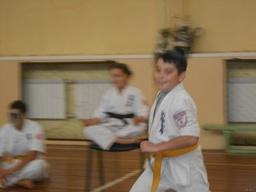
#> input picture react teach/mvp teach/my-node-project/Жаринов/7/boy.jpg, 256 x 192 px, shrunk from 1280 x 960 before the run
$ python 33.py
#> lines starting #> are read from the running program, lines starting #| are printed output that depends on the picture
import cv2
from skimage import restoration
import numpy as np
import matplotlib.pyplot as plt

# Параметры
image_path = 'boy.jpg'  # Путь к изображению
mask_sizes = [7, 9, 11, 13, 15]  # Размеры масок
mask_angles = [-30, -60, -90, -120, -150]  # Углы размаза в градусах
noise_variances = [0.05, 0.1, 0.15, 0.2, 0.25]  # Уровни шума

# Функция, создающая маску:
# size - размер маски в пикселях,
# angle - направление размазывания в градусах
def blur_mask(size, angle):
    k = np.zeros((size, size), dtype=np.float32)
    k[(size - 1) // 2, :] = np.ones(size, dtype=np.float32)
    k = cv2.warpAffine(k,
                       cv2.getRotationMatrix2D((size / 2 - 0.5, size / 2 - 0.5),
                                                angle, 1.0),
                       (size, size))
    k = k / np.sum(k)  # Нормировка
    return k

# Чтение входного изображения
input_image = cv2.imread(image_path)
#> input_image is the input picture: shape (192, 256, 3); mean B, G, R 87.2, 116.8, 136.2

# Нормировка данных изображения и перевод во float
input_image = input_image.astype(np.float32) / 255.

# Создание фигуры для визуализации
fig, axes = plt.subplots(len(mask_sizes), len(mask_angles), figsize=(20, 20))

# Обработка по комбинациям параметров
for i, mask_size in enumerate(mask_sizes):
    for j, mask_angle in enumerate(mask_angles):
        for k, noise_variance in enumerate(noise_variances):
            # Задаем искажающую маску в виде матрицы
            PSF_blur = blur_mask(size=mask_size, angle=mask_angle)

            # Двумерная инверсная винеровская фильтрация
            image_deblur = input_image.copy()

            # Обработка по трем цветовым каналам раздельно
            image_deblur[:, :, 0] = restoration.wiener(input_image[:, :, 0], PSF_blur, noise_variance)
            image_deblur[:, :, 1] = restoration.wiener(input_image[:, :, 1], PSF_blur, noise_variance)
            image_deblur[:, :, 2] = restoration.wiener(input_image[:, :, 2], PSF_blur, noise_variance)

            # Ограничение и денормировка
            image_deblur = np.clip(image_deblur, 0., 1.)
            image_deblur = (image_deblur * 255.).astype(np.uint8)

            # Визуализация (исходное изображение, восстановленное и маска)
            ax = axes[i, j]
            ax.imshow(cv2.cvtColor(image_deblur, cv2.COLOR_BGR2RGB))
            ax.set_title(f'Size: {mask_size}, Angle: {mask_angle}, Noise: {noise_variance}')
            ax.axis('off')
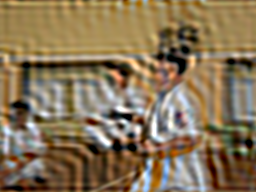
#> image_deblur: shape (192, 256, 3); mean B, G, R 87.3, 116.4, 135.9

plt.tight_layout()
plt.show()
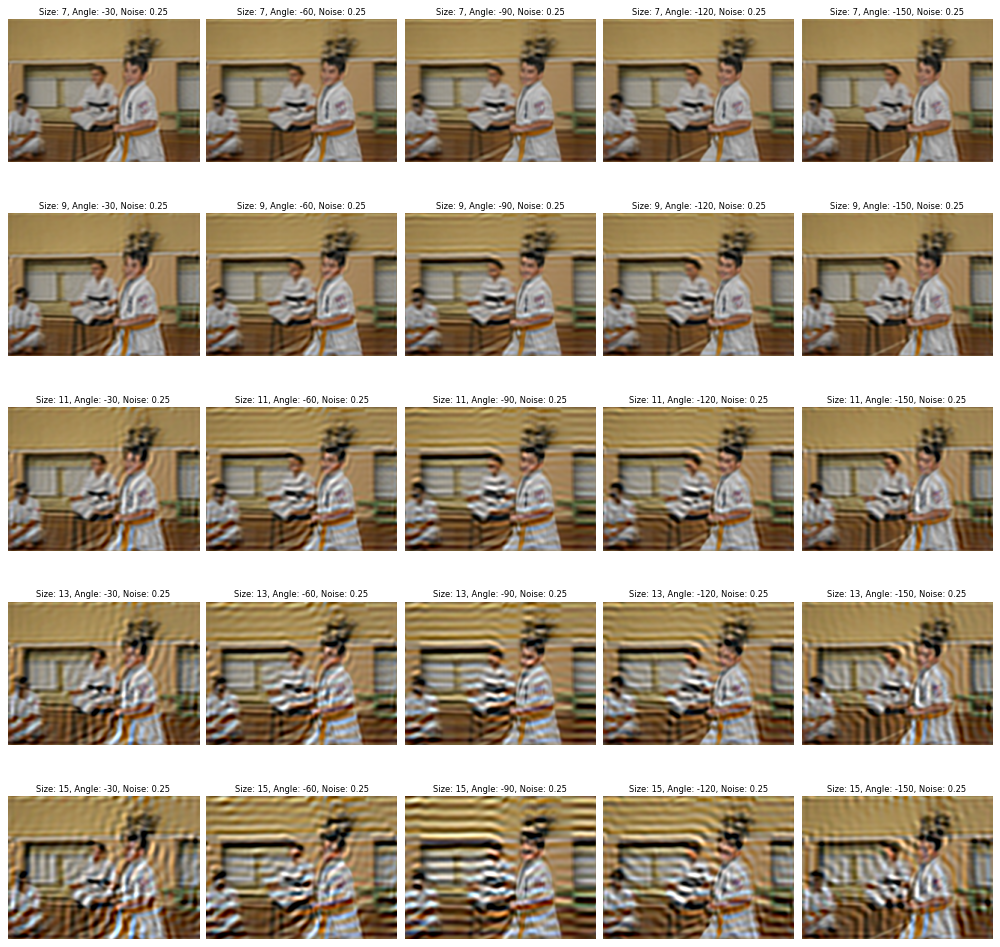
#> figure drawn by matplotlib, 25 panels

$ run again, with react teach/mvp teach/my-node-project/Жаринов/7/beach.jpg copied over react teach/mvp teach/my-node-project/Жаринов/7/boy.jpg
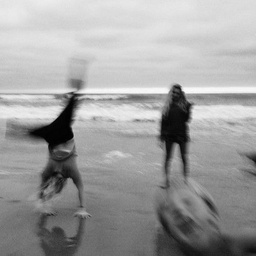
#> input picture react teach/mvp teach/my-node-project/Жаринов/7/beach.jpg, 256 x 256 px, shrunk from 500 x 500 before the run
#> input_image is the input picture: shape (256, 256, 3); min 0, max 251, mean 158.8
#> after the loop `for i, mask_size in enumerate(mask_sizes):`:
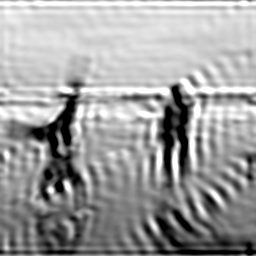
#> image_deblur: shape (256, 256, 3); min 0, max 255, mean 158.8

$ run again, with react teach/mvp teach/my-node-project/Жаринов/7/car.jpg copied over react teach/mvp teach/my-node-project/Жаринов/7/boy.jpg
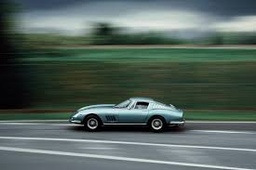
#> input picture react teach/mvp teach/my-node-project/Жаринов/7/car.jpg, 256 x 170 px, shrunk from 275 x 183 before the run
#> input_image is the input picture: shape (170, 256, 3); mean B, G, R 93.6, 99.3, 84.5
#> after the loop `for i, mask_size in enumerate(mask_sizes):`:
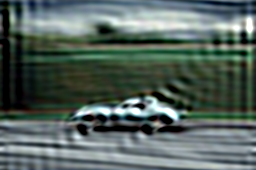
#> image_deblur: shape (170, 256, 3); mean B, G, R 93.8, 99.5, 85
